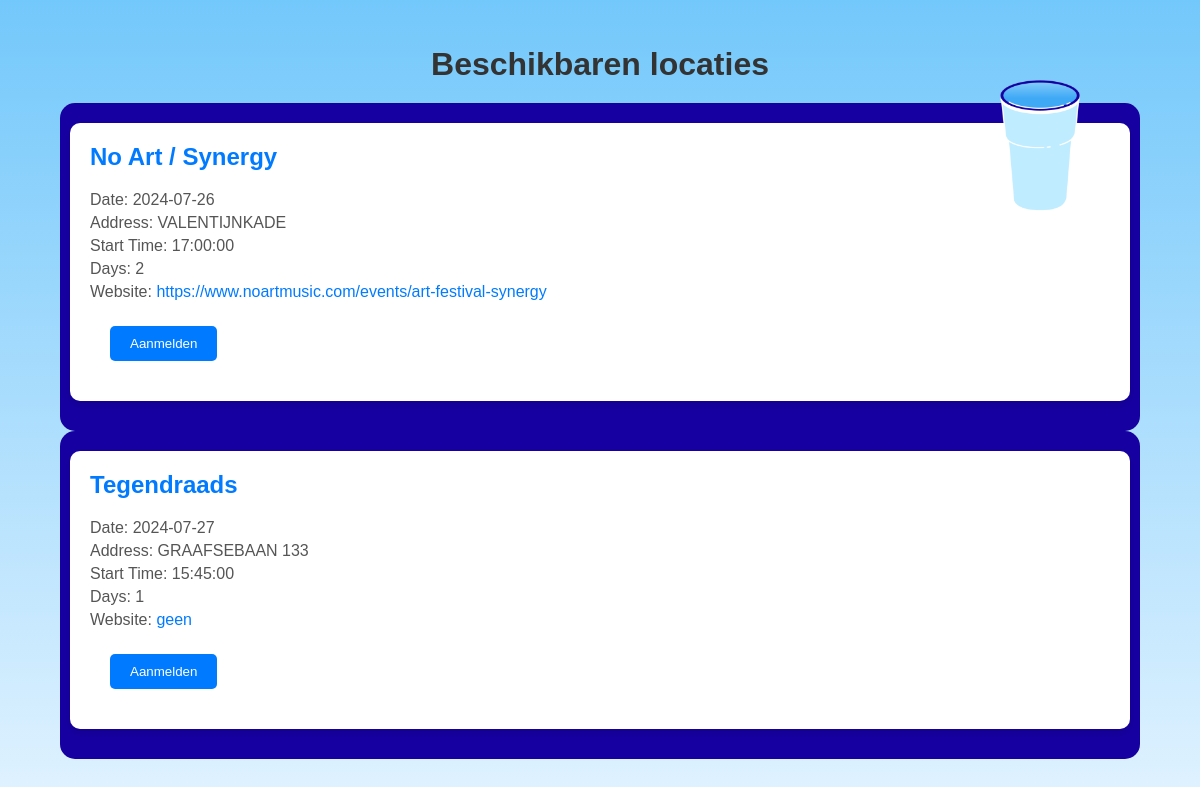
The page /list_locations on the database its author committed.
### app.py (models this page shows, shortened)
class Location(db.Model):
    id = db.Column(db.Integer, primary_key=True)
    name = db.Column(db.String(100), nullable=True)
    date = db.Column(db.Date, nullable=True)
    address = db.Column(db.String(200), nullable=True)
    start_time = db.Column(db.Time, nullable=True)
    amount_of_days = db.Column(db.Integer, nullable=True)
    website_links = db.Column(db.String(200), nullable=True)
    zakken = db.Column(db.Integer, nullable=False, default=0)
    bekers = db.Column(db.Integer, nullable=False, default=0)
    url = db.Column(db.String(500), nullable=True)
    map_image = db.Column(db.String(255))
    max_people = db.Column(db.Integer, nullable=False, default=10)
    closed = db.Column(db.Boolean, default=False)  # Ensure this line is included
    pdf_path = db.Column(db.String(255), nullable=True)  # Add this line
    def to_dict(self):
        return {
            'id': self.id,
            'name': self.name,
            'date': self.date.strftime('%Y-%m-%d') if self.date else None,
            'address': self.address,
            'start_time': self.start_time.strftime('%H:%M:%S') if self.start_time else None,
            'amount_of_days': self.amount_of_days,
            'website_links': self.website_links
        }

### app.py (the view)
@app.route('/list_locations')
def list_locations():
    locations = Location.query.all()
    locations_dict = [location.to_dict() for location in locations]
    return render_template('list.html', locations=locations_dict)

### templates/list.html (shortened to what this page needs)
{% extends "base.html" %} {% block content %}
<div class="container">
  <h1>Beschikbaren locaties</h1>
  <ul>
    {% for location in locations %}
    <li>
      <div class="location-card">
        <h2>{{ location.name }}</h2>
        <p>Date: {{ location.date }}</p>
        <p>Address: {{ location.address }}</p>
        <p>Start Time: {{ location.start_time }}</p>
        <p>Days: {{ location.amount_of_days }}</p>
        <p>
          Website:
          <a href="{{ location.website_links }}" target="_blank"
            >{{ location.website_links }}</a
          >
        </p>
        <form
          action="{{ url_for('request_to_work', location_id=location.id) }}"
          method="post"
          onsubmit="handleRequest(event, '{{ location.id }}')"
        >
          <button
            type="submit"
            id="button-{{ location.id }}"
          >
            Aanmelden
          </button>
        </form>
      </div>
    </li>
    {% endfor %}
  </ul>
</div>
 {% endblock %}

### static/main.css (style rules this page uses)
:root { --pc: #1700a1; --cs: #ff8547; --bc: #fff; }
:root { --bar-color: #1700a1; --container-color: #ff8547; }
body { font-family: "Roboto", sans-serif; background: linear-gradient(to bottom, #73c8fb 0%, #e0f2ff 100%); margin: 0; padding: 0; display: flex; height: 100vh; align-items: center; flex-wrap: wrap; justify-content: center; overflow-x: hidden; }
li { background-color: var(--pc); padding: 10px; text-decoration: none; color: white; border-radius: 15px; }
li a { text-decoration: none; color: white; }
::placeholder { color: #888; }
h1 { color: #fff; font-size: 2em; text-align: center; margin-bottom: 0.5em; }
form { background: #fff; padding: 20px; border-radius: 10px; display: inline-block; }
.location-card { background-color: #1700a1; color: #fff; border-radius: 10px; padding: 20px; margin: 10px 0; box-shadow: 0 4px 6px rgba(0, 0, 0, 0.1); position: relative; }
.location-card p { margin: 5px 0; }
.location-card a { color: #ffcc00; text-decoration: none; }

### templates/list.html (style rules this page uses)
body { font-family: Arial, sans-serif; background-color: #f0f4f8; margin: 0; padding: 0; display: flex; justify-content: center; align-items: center; height: 100vh; }
.container { width: 90%; max-width: 1200px; margin: auto; }
h1 { text-align: center; color: #333; margin-bottom: 20px; }
ul { list-style: none; padding: 0; }
.location-card { background-color: #fff; border-radius: 10px; box-shadow: 0 4px 8px rgba(0, 0, 0, 0.1); margin-bottom: 20px; padding: 20px; transition: transform 0.2s; }
.location-card h2 { margin-top: 0; color: #007bff; }
.location-card p { margin: 5px 0; color: #555; }
.location-card a { color: #007bff; text-decoration: none; }
.location-card button { background-color: #007bff; color: #fff; border: none; padding: 10px 20px; border-radius: 5px; cursor: pointer; transition: background-color 0.2s; }

### rows shown on the page
Location: name "No Art / Synergy", date "2024-07-26", address "VALENTIJNKADE", start_time "17:00:00", amount_of_days "2", website_links "https://www.noartmusic.com/events/art-festival-synergy"
Location: name "Tegendraads", date "2024-07-27", address "GRAAFSEBAAN 133", start_time "15:45:00", amount_of_days "1", website_links "geen"
